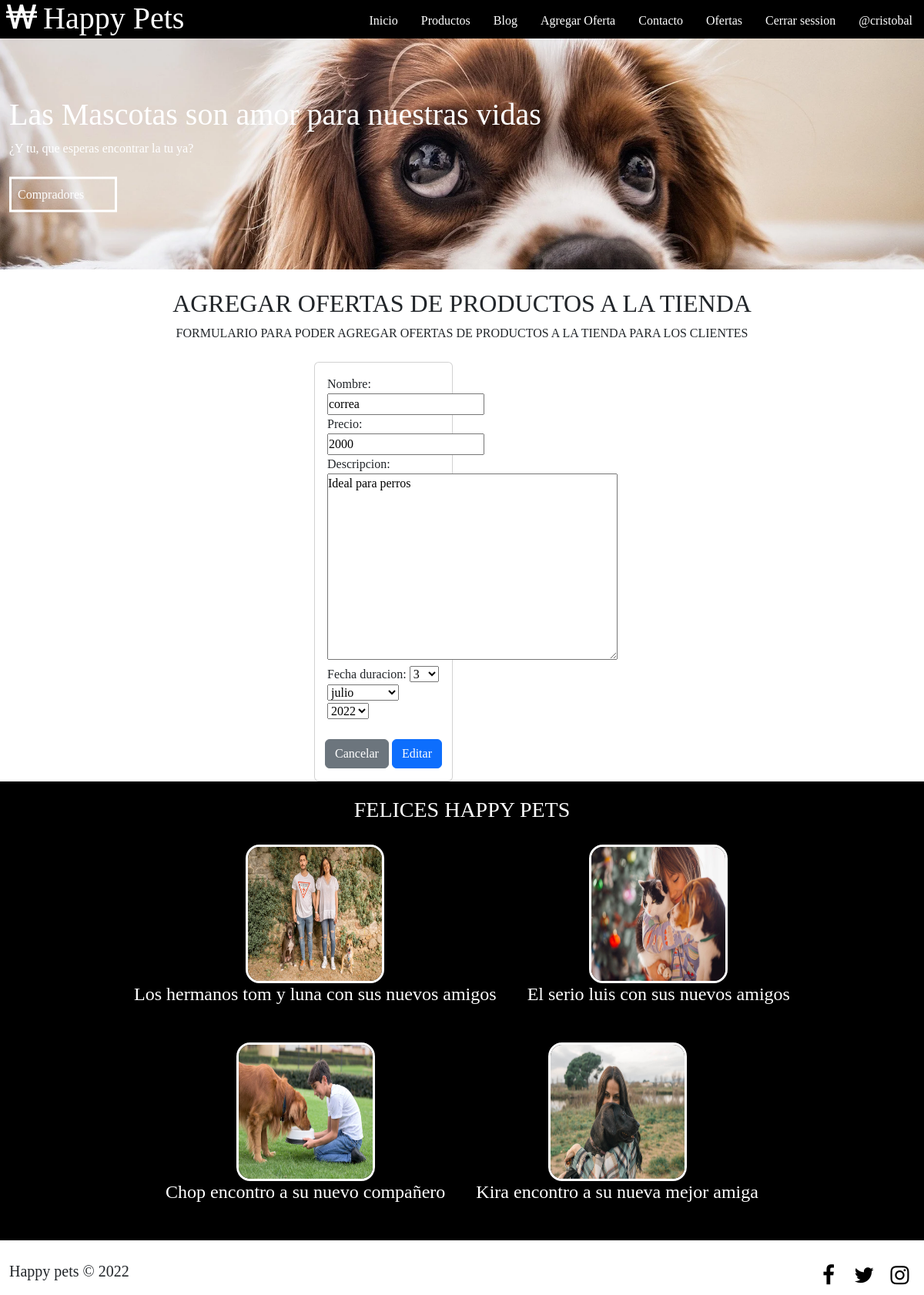
/modificar-producto/11/ (signed in), run on the app's committed database.
### app/models.py (models this page shows, shortened)
class Producto(models.Model):
    nombre = models.CharField(max_length = 50)
    precio = models.IntegerField()
    descripcion = models.TextField()
    fecha_duracion = models.DateField()

### app/views.py (the view)
# urls.py: path('modificar-producto/<id>/', modificar_producto, name="modificar_productos"),
@permission_required('app.change_producto')
def modificar_producto(request, id):
    producto = get_object_or_404(Producto, id=id)
    data = {
        'form': ProductoForm(instance = producto)
    }
    if request.method == 'POST':
        formulario = ProductoForm(data=request.POST, instance=producto)
        if formulario.is_valid():
            formulario.save()
            return redirect(to="listar_productos")
        data["form"] = formulario
    return render(request, 'app/producto/modificar.html', data)

### app/forms.py
class ProductoForm(forms.ModelForm):
    class Meta:
        model = Producto
        fields = '__all__'
        widgets = {
            "fecha_duracion": forms.SelectDateWidget()
        }

### app/templates/app/producto/modificar.html (shortened to what this page needs)
{% extends 'app/base.html' %}
{% load static %}
{% block contenido %}
<section id="Bienvenidos">
    <h2>AGREGAR OFERTAS DE PRODUCTOS A LA TIENDA</h2>
    <p>FORMULARIO PARA PODER AGREGAR OFERTAS DE PRODUCTOS A LA TIENDA PARA LOS CLIENTES</p>
</section>
        <div class="row">
            <div class="col-10 col-md-2 offset-md-4">
                <div class="card">
                    <div class="card-body">
                <form action="" method="post" enctype="multipart/form-data">
                    {{ form }}
                    <br>
                    <br>
                    <div class="d-flex justify-content-center">
                        <input type="reset" value="Cancelar" class="btn btn-secondary">
                        <input type="submit" value="Editar" class="btn btn-primary">
                    </div>
                </form>
            </div>
        </div>
    </div>
</div>
<section id="info">
    <h3>FELICES HAPPY PETS</h3>
    <div class="contenedor">
        <div class="info-productos">
            <img src="{% static 'app/img/BLOG/blog_abajo1.jpg' %}" alt="">
            <h4>Los hermanos tom y luna con sus nuevos amigos</h4>
        </div>
        <div class="info-productos">
            <img src="{% static 'app/img/BLOG/blog_abajo2.jpg' %}" alt="">
            <h4>El serio luis con sus nuevos amigos</h4>
        </div>
        <div class="info-productos">
            <img src="{% static 'app/img/BLOG/blog_abajo3.jpg' %}" alt="">
            <h4>Chop encontro a su nuevo compañero</h4>
        </div>
        <div class="info-productos">
            <img src="{% static 'app/img/BLOG/blog_abajo4.jpg' %}" alt="">
            <h4>Kira encontro a su nueva mejor amiga</h4>
        </div>
    </div>
</section>
{% endblock %}

### app/templates/app/base.html (shortened to what this page needs)
<!DOCTYPE html>
<html lang="es">
<head>
    {% load static %}
    <link href="https://cdn.jsdelivr.net/npm/bootstrap@5.2.0-beta1/dist/css/bootstrap.min.css" rel="stylesheet">
    <link rel="stylesheet" href="{% static 'app/css/fontello.css' %}">
    <link rel="stylesheet" href= "{% static 'app/css/estilos.css' %}">
</head>
<body>
    <header>
        <div class="Contenedor">
            <h1 class="icon-won">Happy Pets</h1>
            <nav class="menu">
                <a href="{% url 'home' %}">Inicio</a>
                <a href="{% url 'productos' %}">Productos</a>
                <a href="{% url 'blog' %}">Blog</a>
                {% if perms.app.add_producto %}
                <a href="{% url 'agregar_producto' %}">Agregar Oferta</a>
                {% endif %}
                {% if user.is_authenticated %}
                <a href="{% url 'contacto' %}">Contacto</a>
                <a href="{% url 'listar_productos' %}">Ofertas</a>
                <a href="{% url 'logout' %}">Cerrar session</a>
                <a href="{% url 'home' %}">@{{ user.username }}</a>
                {% else %}
                <a href="{% url 'login' %}">Iniciar session</a>
                <a href="{% url 'registro' %}">Registrarse</a>
                {% endif %}
            </nav>
        </div>
    </header>
    <main>
        <section id="banner">
            <img src="{% static 'app/img/Perro_pagina_principal.jpg' %}">
            <div class="contenedor">
               <h2>Las Mascotas son amor para nuestras vidas</h2>
               <p>¿Y tu, que esperas encontrar la tu ya?</p>
               <a href="{% url 'comentarios' %}">Compradores</a>
            </div>
        </section>
        {% block contenido %}
        {% endblock %}
    </main>
    <footer>
        <div class="contenedor">
            <p class="copy">Happy pets &copy; 2022</p>
            <div class="sociales">
                <a class="icon-facebook"href="#!"></a>
                <a class="icon-twitter" href="#!"></a>
                <a class="icon-instagram" href="#!"></a>
            </div>
        </div>
    </footer>
</body>
</html>

### app/static/app/css/estilos.css (style rules this page uses)
* { margin: 0; padding: 0; box-sizing: border-box; }
body { font-family: 'Cinzel Decorative', cursive; }
header { width: 100%; height: 50px; background: black; color: #fff; position: fixed; top: 0; left: 0; z-index: 100; }
.contenedor { width: 98%; margin: auto; }
h1 { float: left; }
section { width: 100%; margin-bottom: 25px; }
#Bienvenidos { text-align: center; }
footer .contenedor { display: flex; flex-wrap: wrap; justify-content: center; }
.copy { font-size: 20px; }
.sociales { width: 100%; text-align: center; font-size: 28px; }
.sociales a { color: black; text-decoration: none; }
@media (min-width: 768px) { .sociales { width: auto; } }
@media (min-width: 768px) { footer .contenedor { justify-content: space-between; } }

### app/static/app/css/menu.css (style rules this page uses)
.menu { position: absolute; top: 50px; left: 0; width: 100%; height: 100vh; background: rgba(0, 0, 0, 0.9); transition: all 0.5s; transform: translateX(-100%); }
.menu a { display: block; color: #fff; height: 50px; text-decoration: none; padding: 15px; border-bottom: 1px solid rgba(255, 255, 255, 0.5); }
@media (min-width: 1024px) { .menu { position: static; width: auto; height: auto; transform: translateX(0%); float: right; display: flex; } }
@media (min-width: 1024px) { .menu a { border: none; } }

### app/static/app/css/banner.css (style rules this page uses)
#banner { margin-top: 50px; position: relative; }
#banner img { width: 100%; height: 100%; }
#banner .contenedor { position: absolute; top: 50%; left: 50%; transform: translateX(-50%) translateY(-50%); color: #fff; }
#banner h2 { font-size: 25px; }
#banner a { display: block; width: 140px; color: #fff; text-decoration: none; padding: 8px; margin-top: 10px; border: 3px solid #fff; }
@media (min-width:480px) { #banner h2 { font-size: 40px; } }
@media (min-width:480px) { #banner a { margin-top: 25px; } }
@media (min-width: 768px) { #banner { height: 300px; overflow: hidden; } }
@media (min-width: 768px) { #banner img { height: auto; margin-top: -100px; } }

### app/static/app/css/info.css (style rules this page uses)
#info { background: black; color: #fff; text-align: center; padding: 20px; }
#info .contenedor { display: flex; flex-wrap: wrap; justify-content: center; }
.info-productos { margin: 20px; }
.info-productos img { width: 180px; height: 180px; border-radius: 10%; border: 3px solid #fff; }

### data on the page
Producto: nombre "correa", precio "2000", descripcion "Ideal para perros"

### other printed values
{{ user.username }} "cristobal"
